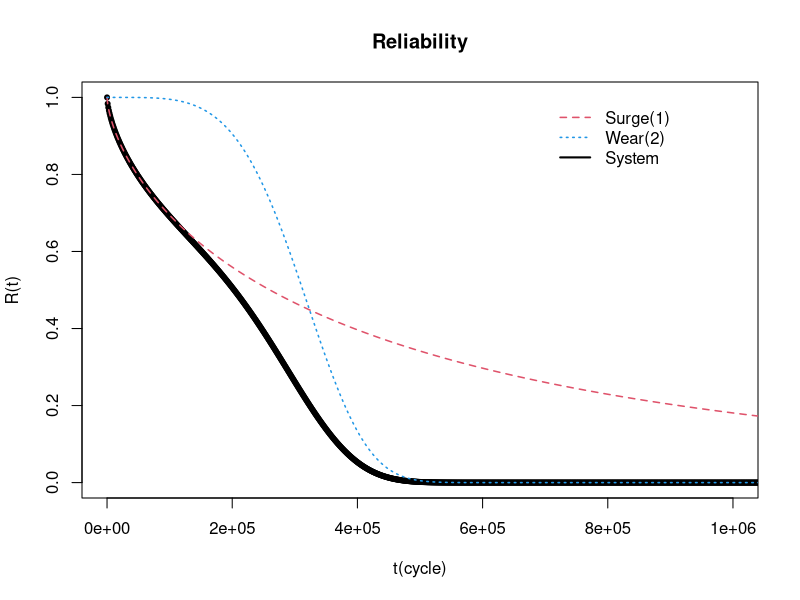
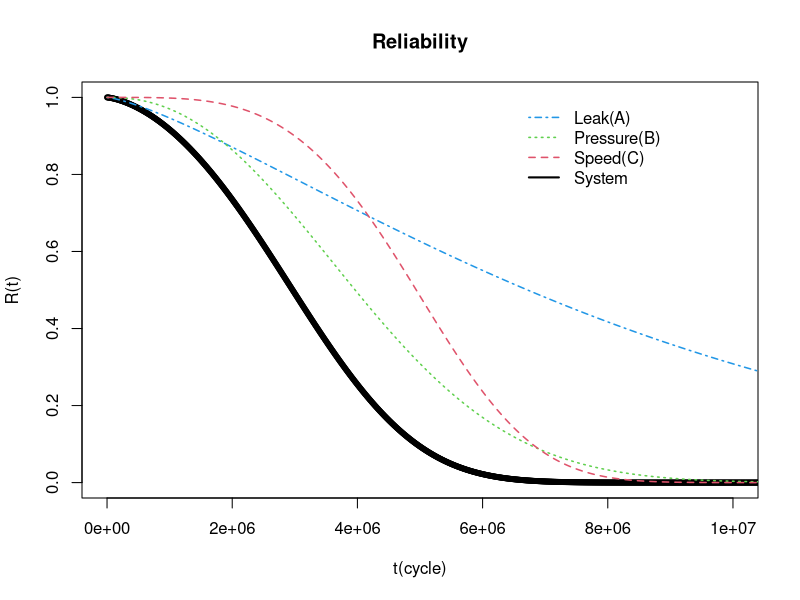

Here is the R script that generated these plots, in order: (Note: this script raises an error after producing the figures.)


R = function(x, shape, scale){
  exp(-(x/scale)^shape)}

#-----------------------------------------
x=seq(0,3*10^7, by=1000)

plot(x, R(x=x, shape = 0.6710, scale=449442)*R(x=x, shape = 4.3373, scale=340379)
     ,main = "Reliability",xlab="t(cycle)", ylab="R(t)",xlim=c(0,1*10^6), ylim=c(0,1), pch=20)
lines(x, R(x=x,shape = 0.6710, scale=449442)*R(x=x, shape = 4.3373, scale=340379), lty=1, col =1)
lines(x, R(x=x,shape = 0.6710, scale=449442), lty=2, col =2,lwd =1.5 )
lines(x, R(x=x,  shape = 4.3373, scale=340379), lty=3, col =4,lwd =1.5 )

legend (7*10^5,1, lty=c(2,3,1) ,col=c(2,4,1), legend=c("Surge(1)", "Wear(2)","System"), bty="n",lwd = c(1.5,1.5,2) )

#------------------------------------------
x=seq(0,5*10^7, by=10000)

plot(x, R(x=x, shape = 3.77, scale=5444598)*R(x=x, shape = 2.27, scale=4657881)*R(x=x,shape = 1.33, scale=8850255)
            ,main = "Reliability",xlab="t(cycle)", ylab="R(t)",xlim=c(0,10^7), ylim=c(0,1), pch=20)
 
lines(x, R(x=x, shape = 3.77, scale=5444598)*R(x=x, shape = 2.27, scale=4657881)*R(x=x,shape = 1.33, scale=8850255), lty=1, col =1)
lines(x, R(x=x, shape = 1.33, scale=8850255), lty=4, col =4,lwd =1.5 )
lines(x, R(x=x, shape = 2.27, scale=4657881), lty=3, col =3,lwd =1.5 )
lines(x, R(x=x, shape = 3.77, scale=5444598), lty=2, col =2,lwd =1.5 )

legend (0.65*10^7,1, lty=c(4,3,2,1) ,col=c(4,3,2,1), legend=c("Leak(A)", "Pressure(B)", "Speed(C)","System"), bty="n",lwd = c(1.5,1.5,1.5,2) )
#-----------------------------------------------------------------------------
##system MTTF

Rt1=function(x){
  exp(-(x/449442)^0.6710)*exp(-(x/340379)^4.3373)
}

integrate(Rt1,0,3*10^7)



Rt2=function(x){
  exp(-(x/5444598)^3.77)*exp(-(x/8850255)^1.33)*exp(-(x/4657881)^2.27)
}

integrate(Rt2,0,5*10^7)

#---------------------------------------------------------------------------------------------------------------------
##component MTTF

MF=function(x, shape,scale){
  scale*gamma(1+1/shape)
  }

MF(x=X, shape=shape1, scale=scale1)
MF(x=X, shape=shape2, scale=scale2)
MF(x=X, shape=shape3, scale=scale3)

